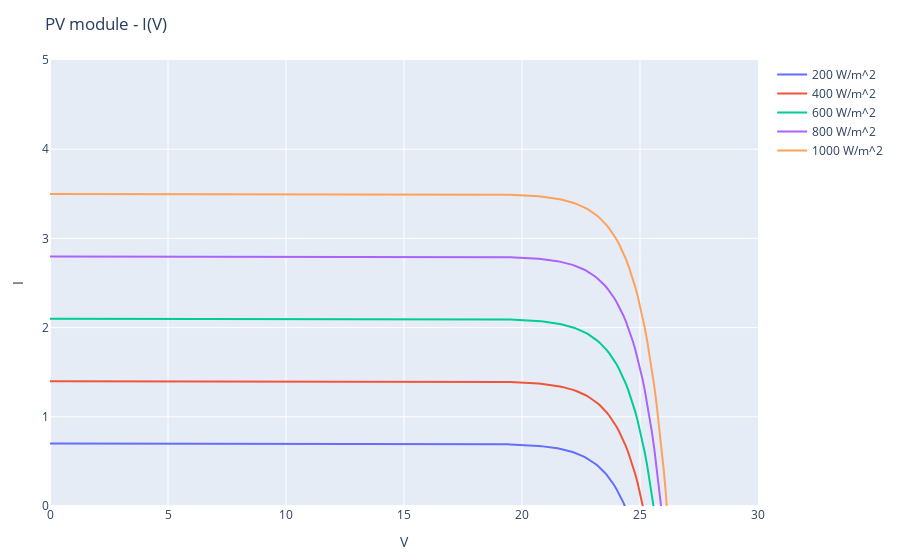

The cell this chart's notebook holds for it:
### Code cell
labels = ["200 W/m^2" "400 W/m^2" "600 W/m^2" "800 W/m^2" "1000 W/m^2"];
plot([scatter(x=V, y=i[:,1], mode="lines", name=labels[1]),
scatter(x=V, y=i[:,2], mode="lines", name=labels[2]),
scatter(x=V, y=i[:,3], mode="lines", name=labels[3]),
scatter(x=V, y=i[:,4], mode="lines", name=labels[4]),
scatter(x=V, y=i[:,5], mode="lines", name=labels[5])],
Layout(xaxis_range=[0,30], yaxis_range=[0,5], title="PV module - I(V)", xaxis_title="V", yaxis_title="I"))

### Figure 1 — Plotly figure (JSON) as saved in the notebook; plotly's stock layout.template omitted (floating-point values rounded to 4 significant figures; data arrays with more than 128 entries replaced by an {"elided": "..."} marker saying what was removed)
{"data": [{"mode": "lines", "name": "200 W/m^2", "type": "scatter", "x": {"elided": "301 float values"}, "y": {"elided": "301 float values"}}, {"mode": "lines", "name": "400 W/m^2", "type": "scatter", "x": {"elided": "301 float values"}, "y": {"elided": "301 float values"}}, {"mode": "lines", "name": "600 W/m^2", "type": "scatter", "x": {"elided": "301 float values"}, "y": {"elided": "301 float values"}}, {"mode": "lines", "name": "800 W/m^2", "type": "scatter", "x": {"elided": "301 float values"}, "y": {"elided": "301 float values"}}, {"mode": "lines", "name": "1000 W/m^2", "type": "scatter", "x": {"elided": "301 float values"}, "y": {"elided": "301 float values"}}], "layout": {"margin": {"b": 50, "l": 50, "r": 50, "t": 60}, "title": "PV module - I(V)", "xaxis": {"range": [0, 30], "title": {"text": "V"}}, "yaxis": {"range": [0, 5], "title": {"text": "I"}}}}
